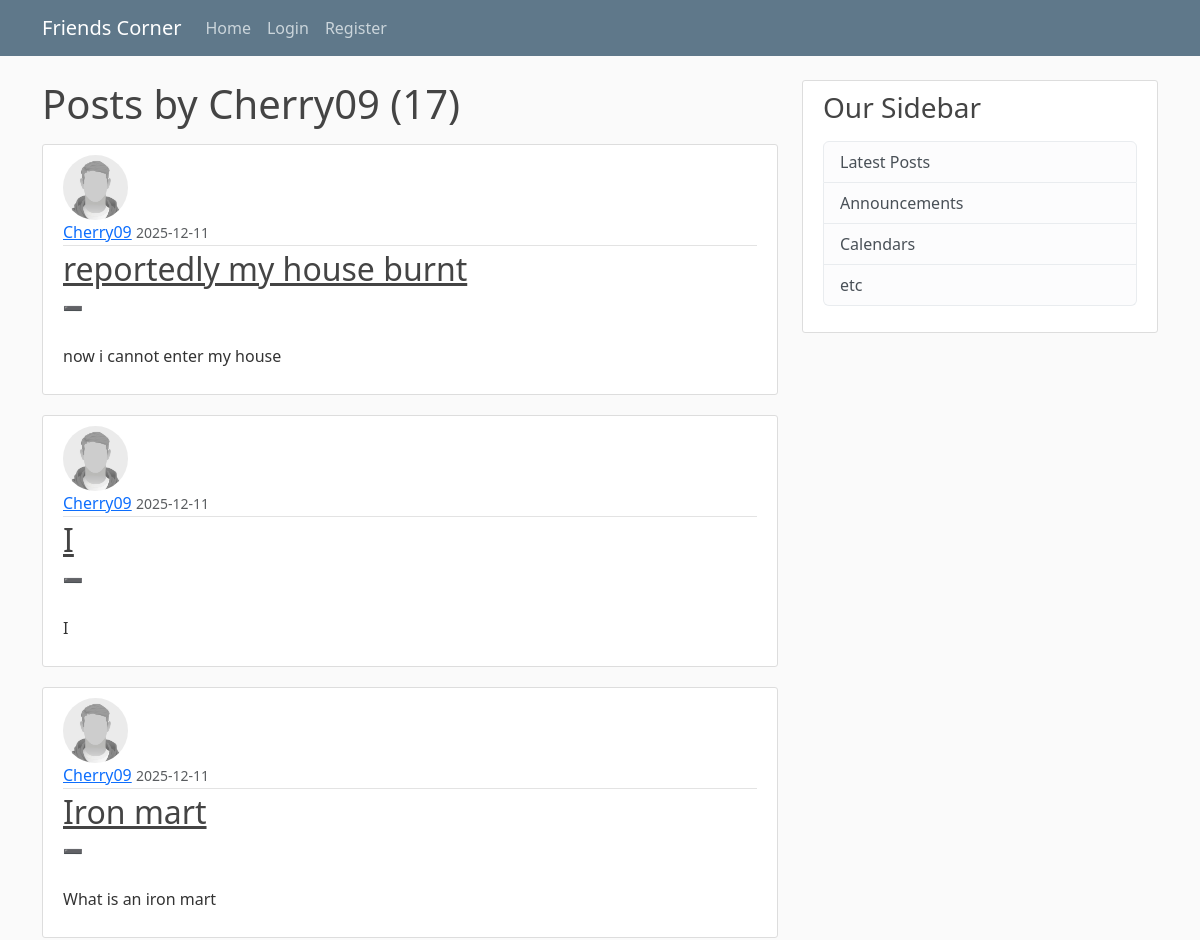
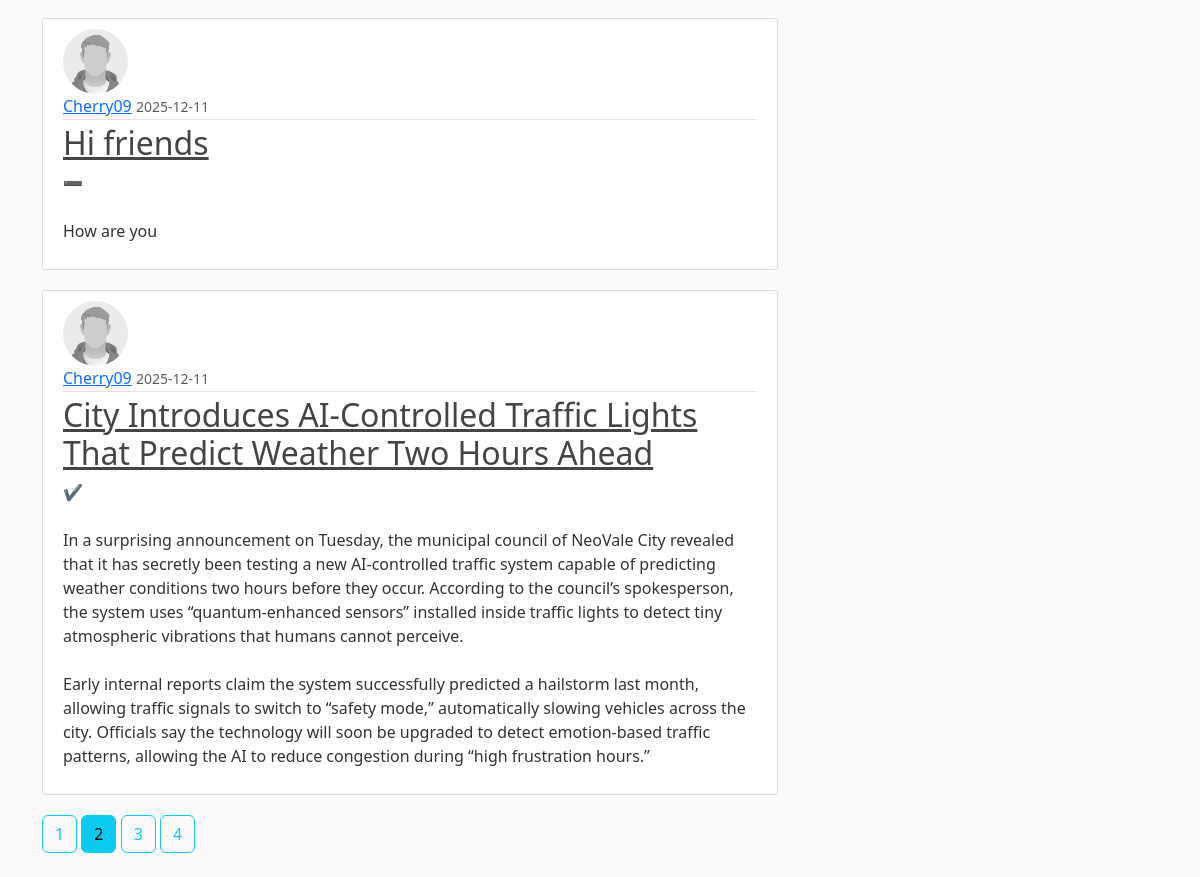
Page /user/Cherry09?page=2 on the committed database (2 pictures, top to bottom).
### firstblog/models.py (models this page shows, shortened)
class User(db.Model, UserMixin):
    id = db.Column(db.Integer, primary_key=True)
    username = db.Column(db.String(20), unique=True, nullable=False)
    email = db.Column(db.String(120), unique=True, nullable=False)
    image_file = db.Column(db.String(20), nullable=False, default='default.jpg')
    password = db.Column(db.String(60), nullable=False)
    posts = db.relationship('Post', backref='author', lazy=True)

class Post(db.Model):
    id = db.Column(db.Integer, primary_key=True)
    title = db.Column(db.String(20), nullable=False)
    date_posted = db.Column(db.DateTime, nullable=False, default=datetime.utcnow)
    content = db.Column(db.Text(),nullable=False)
    user_id = db.Column(db.Integer, db.ForeignKey('user.id'),nullable=False)

### firstblog/users/routes.py (the view)
@users.route("/user/<string:username>")
def user_posts(username):
    page = request.args.get('page', 1, type=int)
    user = User.query.filter_by(username=username).first_or_404()
    posts = Post.query.filter_by(author=user)\
        .order_by(Post.date_posted.desc())\
        .paginate(page=page, per_page=5)
    return render_template('user_posts.html', posts=posts, user=user)

### firstblog/templates/user_posts.html
{% extends "layout.html" %}
{% block content %}
    <h1 class="mb-3">Posts by {{ user.username }} ({{ posts.total }})</h1>
    {% for post in posts.items %}
        <article class="media content-section">
          <img class="rounded-circle article-img" src="{{ url_for('static', filename='profile_pics/' + post.author.image_file) }}">
          <div class="media-body">
            <div class="article-metadata">
              <a class="mr-2" href="{{ url_for('users.user_posts', username=post.author.username) }}">{{ post.author.username }}</a>
              <small class="text-muted">{{ post.date_posted.strftime('%Y-%m-%d') }}</small>
            </div>
            <h2><a class="article-title" href="{{ url_for('posts.post', post_id=post.id) }}">{{ post.title }}</a></h2>
            <p class="article-content">{{ post.content }}</p>
          </div>
        </article>
    {% endfor %}
    {% for page_num in posts.iter_pages(left_edge=1, right_edge=1, left_current=1, right_current=2) %}
      {% if page_num %}
        {% if posts.page == page_num %}
          <a class="btn btn-info mb-4" href="{{ url_for('users.user_posts', username=user.username, page=page_num) }}">{{ page_num }}</a>
        {% else %}
          <a class="btn btn-outline-info mb-4" href="{{ url_for('users.user_posts', username=user.username, page=page_num) }}">{{ page_num }}</a>
        {% endif %}
      {% else %}
        ...
      {% endif %}
    {% endfor %}
{% endblock content %}

### firstblog/static/main.css (style rules this page uses)
body { background: #fafafa; color: #333333; margin-top: 5rem; }
h1, h2, h3, h4, h5, h6 { color: #444444; }
.content-section { background: #ffffff; padding: 10px 20px; border: 1px solid #dddddd; border-radius: 3px; margin-bottom: 20px; }
.article-title { color: #444444; }
.article-content { white-space: pre-line; }
.article-img { height: 65px; width: 65px; margin-right: 16px; }
.article-metadata { padding-bottom: 1px; margin-bottom: 4px; border-bottom: 1px solid #e3e3e3 }

### rows in the picture
User: username "Cherry09"
Post: image_file (placeholder picture), author.username "Cherry09", date_posted "2025-12-11", title "reportedly my house burnt", content "➖ now i cannot enter my house"
Post: image_file (placeholder picture), author.username "Cherry09", date_posted "2025-12-11", title "I", content "➖ I"
Post: image_file (placeholder picture), author.username "Cherry09", date_posted "2025-12-11", title "Iron mart", content "➖ What is an iron mart"
Post: image_file (placeholder picture), author.username "Cherry09", date_posted "2025-12-11", title "Hi friends", content "➖ How are you"
Post: image_file (placeholder picture), author.username "Cherry09", date_posted "2025-12-11", title "City Introduces AI-Controlled Traffic Lights That Predict Weather Two Hours Ahead", content "✔️ In a surprising announcement on Tuesday, the municipal council of NeoVale City revealed that it has secretly been testing a new AI-controlled traffic system capable of predicting weather conditions two hours before they occur. According to the council’s spokesperson, the system uses “quantum-enhanced sensors” installed inside traffic lights to detect tiny atmospheric vibrations that humans cannot perceive. Early internal reports claim the system successfully predicted a hailstorm last month, allowing traffic signals to switch to “safety mode,” automatically slowing vehicles across the city. Officials say the technology will soon be upgraded to detect emotion-based traffic patterns,…"

### other values in the picture
{{ posts.total }} "17"
{{ page_num }} "1" "3" "4"
{{ page_num }} "2"
